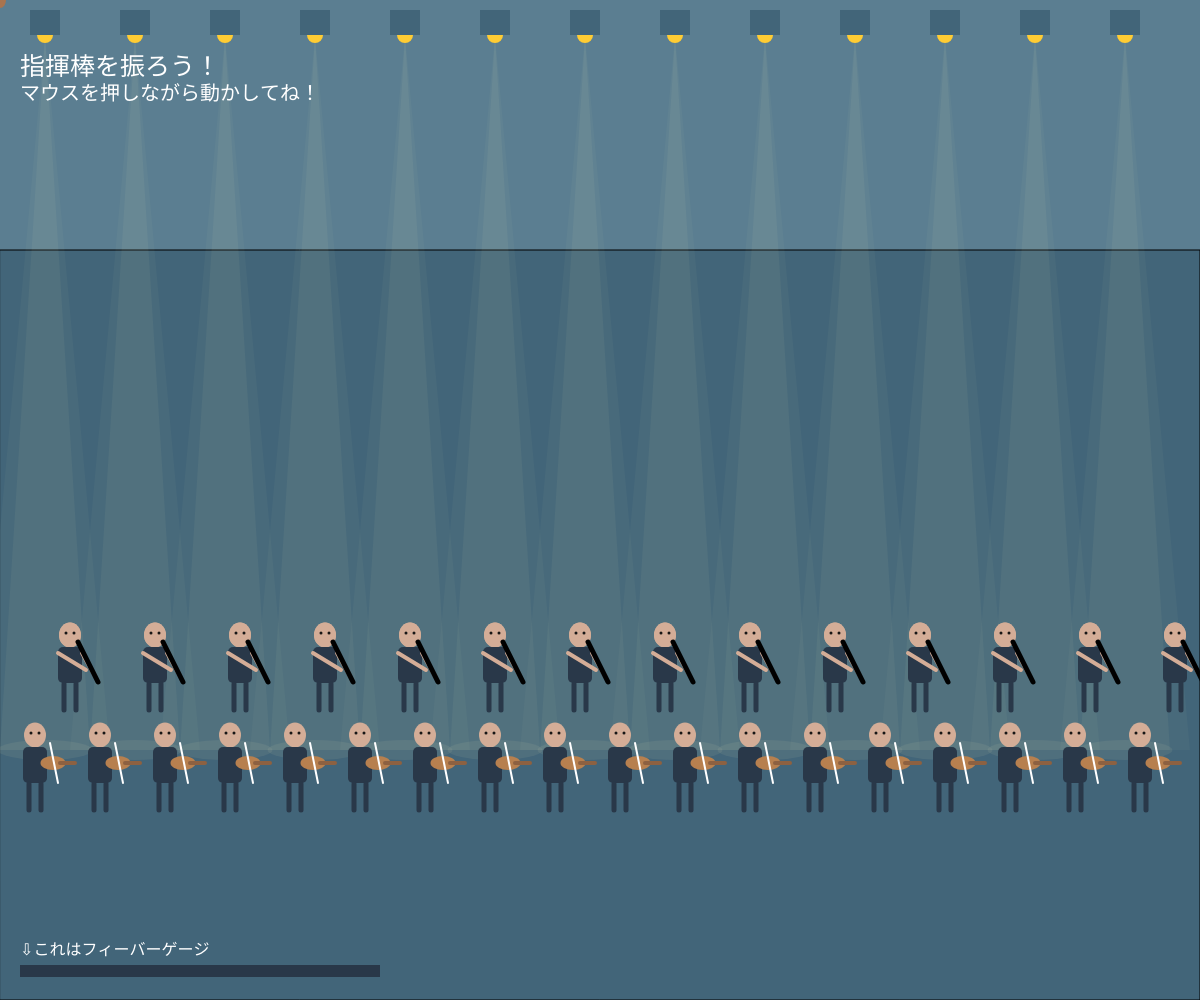
Frame 1 (no input)
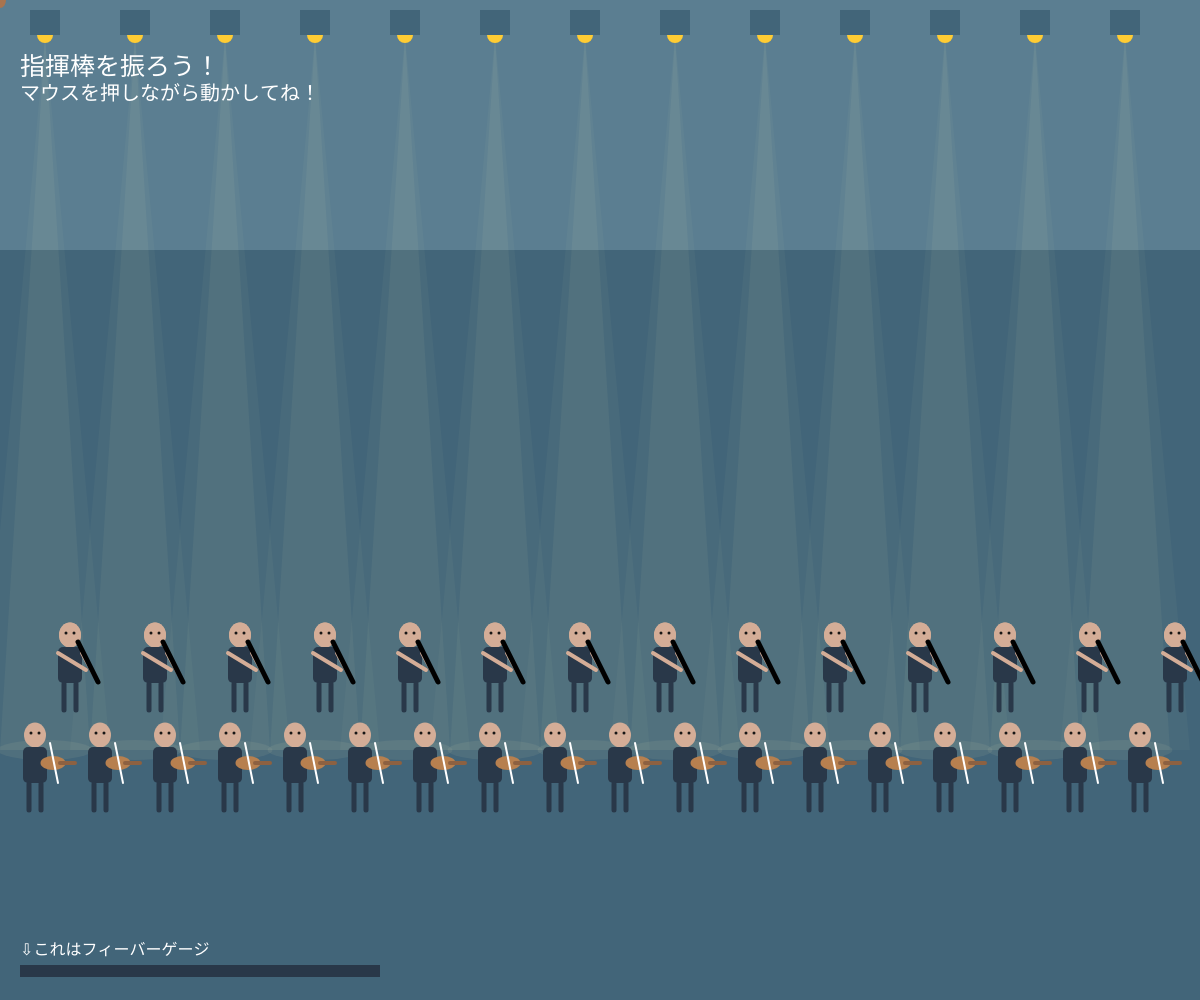
Frame 60 (no input)
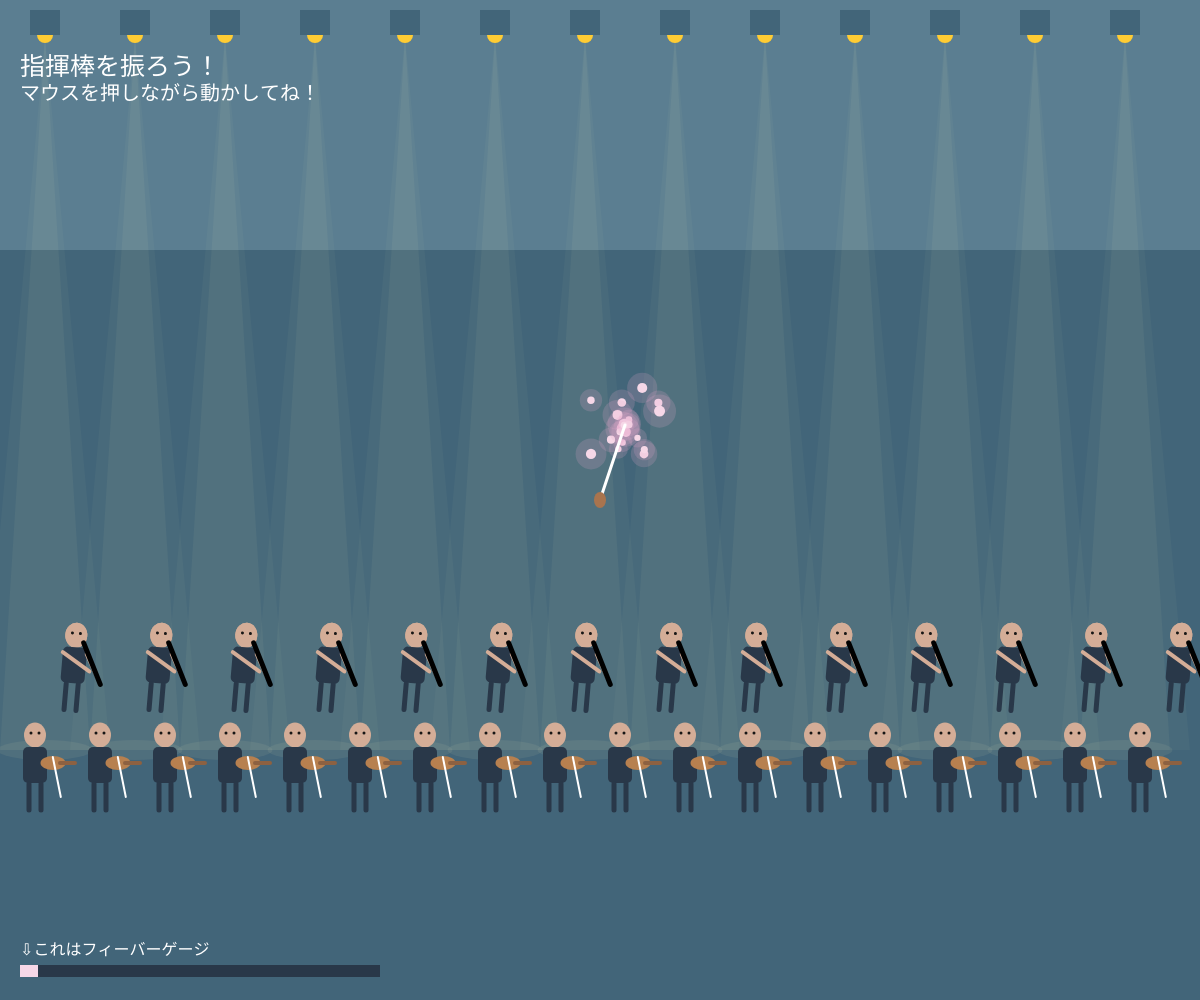
Frame 120 (the mouse pressed at the canvas centre since frame 60)

The p5.js sketch that drew these frames (run headless with seeded random() and noise() and a simulated clock; from frame 60 on, the mouse is pressed at the canvas centre):

// p5.js sketch
// ── sketch.js
// 最終課題を制作しよう
let lights=[];
let bowMove=0;
let moveDistance = 0;
let feverTime = false;
let feverStart = 0;
const feverColors=['#FF76D6','#FFD85A','#7CF7FF','#9E8BFF','#FF8D8D'];

function setup(){
 createCanvas(windowWidth, windowHeight);
}
function windowResized(){
  resizeCanvas(windowWidth, windowHeight);
}

function draw(){
  if(feverTime){
    background('#8DA9BF');
    fill('#6F8DA5');}
    else{
  background('#5b7e91');
  fill('#426579');
    }
  rect(0, height * 1/4, width, height * 3/4);

  drawLights();
  
  if(mouseIsPressed&&frameCount%3==0){
    const light ={
      x:mouseX+25,
      y:mouseY-75,
      size:random(6,12),
      color:'#F6D7E7',
      vx: random(-1,1),
      vy: random(-1,1),
      vanish: frameCount
    };
    if(feverTime){light.color=random(feverColors);}

     lights.push(light);
       if(lights.length>50){lights.shift();}

  }
  if(lights.length > 0 && 
    frameCount - lights[0].vanish >= 90){
  lights.shift();
}
     
  
      
      if(mouseIsPressed){
        bowMove += (mouseY-pmouseY)*0.5;
        bowMove = constrain(bowMove, -14, 14);
      }else{bowMove *= 0.9;}

    //  フィーバータイム導入

    // 指揮棒の移動距離を蓄積していく
if(mouseIsPressed && !feverTime){
  moveDistance +=dist(mouseX,mouseY,pmouseX,pmouseY);
}
// 一定距離でフィーバータイムに移行。
if(moveDistance >= width*13){
  feverTime=true;
  feverStart =frameCount;
  moveDistance=0;
  for(let i=0;i<25;i++){
  const light ={
      x:mouseX+25,
      y:mouseY-75,
      size:random(8,15),
      color:'#FFE29A',
      vx: random(-5,5),
      vy: random(-5,5),
      vanish: frameCount
  };
  lights.push(light);
}
}

// 一定時間で終了
if(feverTime && frameCount-feverStart>=600)
{feverTime=false;

}
if(feverTime){
// 大太鼓
drawBD(width*3/10,height*2/5);
drawBD(width*6.75/10,height*2/5);
// シンバル
drawCym(width*2/5,height*2/5);
drawCym(width*3/5,height*2/5);
// ティンパニ
drawPercussion(width/2,height*2/5);
// 金管
for(let i=95;i<width;i+=105){ 
drawbrass(i,height*3/5);} 

}
// 木管
for(let i=70;i<width;i+=85){
drawWoodwind(i,height*3.5/5); 
   } 
  
  //  ヴァイオリン
for(let i=35;i<width;i+=65){
drawViolinist(i,height*4/5);
}

push();

if(!feverTime){
noStroke();
fill('#FFFFFF');
textSize(25);
text('指揮棒を振ろう！',20,75);
textSize(20);
text('マウスを押しながら動かしてね！',20,100)
}
if(feverTime&&frameCount-feverStart<90){
  textAlign(CENTER,CENTER);
  textSize(width/10);
  fill('#FFD85A');
  stroke('#293849');
  strokeWeight(3);
  text('ふぃ〜ば〜！！！！！',width/2,height/3);

}

pop();

fill('#FFFFFF');
textSize(16);
text('⇩これはフィーバーゲージ',20,height-45)

for(let i=0;i<lights.length;i++){
        let l=lights[i];
          l.x += l.vx;
          l.y += l.vy;
        noStroke();
        fill(230, 169, 202, 50);
        ellipse(l.x, l.y, l.size * 3);
        fill(l.color);
        ellipse(l.x,l.y,l.size);
      
      }

  // 指揮棒
  drawBaton();

  // フィーバーゲージ作成
  noStroke();
  fill('#293849');
  rect(20,height-35,360,12);
  // フィーバーゲージの中身
  if(feverTime){
    fill('#FFD85A');
    rect(20,height-35,360*(600-(frameCount-feverStart))/600,12);
  }else{
    fill('#F6D7E7')
    rect(20,height-35,360*moveDistance/(width*13),12);
  }

  
  
}












// 以下、必要なものを置いておく。
function drawLights(){
  let lightPower =1;
  if(feverTime){
    lightPower=3;
  }

  for(let i=45;i<width;i +=90){
    
    noStroke();
    // 外側ライト
    fill(255, 240, 180, 8*lightPower);
    triangle(i,35,i-65,height*3.75/5,i+65,height*3.75/5);
    // 内側ライト
    fill(255, 240, 180, 12*lightPower);
    triangle(i,35,i-45,height*3.75/5,i+45,height*3.75/5);
    // 地面ライト
    fill(255, 240, 180, 18*lightPower);
    ellipse(i,height*3.75/5,95,20);
    // 電球
    fill('#ffcc33');
    ellipse(i,35,16,16);
    // 本体
    fill('#426579');
    rect(i - 15, 10, 30, 25);
    
  }
}
  function drawBaton(){
    push();
    // 棒
    stroke('#ffffff');
    strokeWeight(3);
    line(mouseX,mouseY,mouseX+25,mouseY-75);
    // グリップ
    noStroke();
    fill('#A9744E');
    ellipse(mouseX,mouseY,12,16);

    pop();
  }
  function drawViolinist(x,y){

    push();
    noStroke();
    // 顔
    fill('#D4AD97');
    ellipse(x,y-65,22,25);
    fill('#171615');
    ellipse(x-4,y-67,3);
    fill('#171615');
    ellipse(x+4,y-67,3);

    

    if(feverTime){fill('#f70808');ellipse(x,y-60,3,5);}else{
    stroke('#f70808');
    strokeWeight();
    line(x-4,y-60,x+4,y-60);}

    

    
    // 身体
    noStroke();
    fill('#293849');
    rect(x-12,y-53,24,36,5);
    // 足
    stroke('#293849');
    strokeWeight(5);
    line(x-6,y-16,x-6,y+10);
    line(x+6,y-16,x+6,y+10);
    // ヴァイオリン
    noStroke();
    fill('#B7804F');
    ellipse(x+18,y-37,25,14);
    // ヴァイオリンのネック
    stroke('#8D6141');
    strokeWeight(4);
    line(x+25,y-37,x+40,y-37);
    // 弓
    stroke('#FFFFFF');
    strokeWeight(2);
    line(x+15+bowMove*0.2,y-57+bowMove,x+23+bowMove*0.2,y-17+bowMove);
    pop();


  }

  function drawWoodwind(x,y){
    push();
    // 足元を中心にして体を揺らしたい
    // 回転の中心を奏者の足元へ移動
    translate(x,y+10);
    // 身体全体を少し傾ける。
    rotate(bowMove*0.006);
    // 基準を元に戻す。
    translate(-x,-y-10);

    noStroke();


    // 顔
    fill('#D4AD97');
    ellipse(x,y-65,22,25);
    fill('#D4AD97');
    ellipse(x,y-65,22,25);
    fill('#171615');
    ellipse(x-4,y-67,3);
    fill('#171615');
    ellipse(x+4,y-67,3);

    

    if(feverTime){fill('#f70808');ellipse(x,y-60,3,5);}else{
    stroke('#f70808');
    strokeWeight();
    line(x-4,y-60,x+4,y-60);}
     // 身体
     noStroke();
    fill('#293849');
    rect(x-12,y-53,24,36,5);
    // 足
    stroke('#293849');
    strokeWeight(5);
    line(x-6,y-16,x-6,y+10);
    line(x+6,y-16,x+6,y+10);
    // 手
    stroke('#D4AD97')
    strokeWeight(4);
    line(x-12,y-47,x+16,y-30);
    line(x+12,y-47,x+25,y-24)
    // 楽器
    stroke('#000000');
    strokeWeight(5);
    line(x+8,y-58,x+28,y-18);
    pop();
  }






  function drawbrass(x,y){
    push();
    noStroke();
    // 顔
    fill('#D4AD97');
    ellipse(x,y-65,22,25);
    fill('#D4AD97');
    ellipse(x,y-65,22,25);
    fill('#171615');
    ellipse(x-4,y-67,3);
    fill('#171615');
    ellipse(x+4,y-67,3);

    
    if(feverTime){fill('#f70808');ellipse(x,y-60,3,5);}else{
    stroke('#f70808');
    strokeWeight();
    line(x-4,y-60,x+4,y-60);}
     // 身体
     noStroke();
    fill('#293849');
    rect(x-12,y-53,24,36,5);
    // 足
    stroke('#293849');
    strokeWeight(5);
    line(x-6,y-16,x-6,y+10);
    line(x+6,y-16,x+6,y+10);
    // 手
    stroke('#D4AD97');
    strokeWeight(4);
    line(x-12,y-45,x+19,y-55);
    line(x+12,y-45,x+27,y-55);
    push()
     
    // 動き
    translate(x+9,y-58);
    rotate(bowMove*0.02);
    stroke('#E8BE60');
    // 管
    strokeWeight(5);
    line(0,0,30,0);
    // ベル
    noStroke()
    fill('#FFD875');
    triangle(28,0,45,-10,45,10);
    // ピストン
    stroke('#FFF0B5');
    strokeWeight(2);
    line(13,-2,13,-10);
    line(19,-2,19,-10);
    line(25,-2,25,-10);
    pop();
    pop();
  }

  function drawPercussion(x,y){
    push();
    noStroke();
    // 顔
  fill('#D4AD97');
  ellipse(x,y-65,22,25);
  fill('#D4AD97');
    ellipse(x,y-65,22,25);
    fill('#171615');
    ellipse(x-4,y-67,3);
    fill('#171615');
    ellipse(x+4,y-67,3);

    

    if(feverTime){fill('#f70808');ellipse(x,y-60,3,5);}else{
    stroke('#f70808');
    strokeWeight();
    line(x-4,y-60,x+4,y-60);}
  // 身体
  noStroke();
   fill('#293849');
    rect(x-12,y-53,24,36,5);
    // 足
    stroke('#293849');
    strokeWeight(5);
    line(x-6,y-16,x-6,y+10);
    line(x+6,y-16,x+6,y+10);

    // ティンパニ2台
    for(let i=-28;i<=28;i+=56){
    noStroke();
    fill('#AE7555');
    ellipse(x+i,y+1,43,34);
    fill('#DFD0B5');
    ellipse(x+i,y-14,47,12);}
    // 腕
     stroke('#D4AD97');
     strokeWeight(4);
     line(x-10,y-44,x-13,y-31);
     line(x+10,y-44,x+13,y-31);
    //マレット
    push();
    translate(x-13,y-31);
    rotate(bowMove*0.025);
    stroke('#E8D8BD');
    strokeWeight(3);
    line(0,0,-16,10);

    noStroke();
    fill('#FFFFFF');
    ellipse(-16,10,8,8);
    pop();

    push();
    translate(x+13,y-31);
    rotate(bowMove*0.025);
    stroke('#E8D8BD');
    strokeWeight(3);
    line(0,0,16,10);

    noStroke();
    fill('#FFFFFF');
    ellipse(16,10,8,8);
    pop();

    pop();


  }
  function drawCym(x,y){
    push();
    noStroke();
    // 顔
    fill('#D4AD97');
    ellipse(x,y-65,22,25);
    fill('#D4AD97');
    ellipse(x,y-65,22,25);
    fill('#171615');
    ellipse(x-4,y-67,3);
    fill('#171615');
    ellipse(x+4,y-67,3);

    
    if(feverTime){fill('#f70808');ellipse(x,y-60,3,5);}else{
    stroke('#f70808');
    strokeWeight();
    line(x-4,y-60,x+4,y-60);}
     // 身体
     noStroke();
    fill('#293849');
    rect(x-12,y-53,24,36,5);
    // 足
    stroke('#293849');
    strokeWeight(5);
    line(x-6,y-16,x-6,y+10);
    line(x+6,y-16,x+6,y+10);
    // 腕
    stroke('#D4AD97');
     strokeWeight(4);
     line(x-12,y-44,x-18+bowMove,y-35);
     line(x+12,y-44,x+18-bowMove,y-35);

    //シンバル
    noStroke();
    fill('#E8BE60');
    ellipse(x-18+bowMove,y-35,10,25);
    ellipse(x+18-bowMove,y-35,10,25);

    pop();
  }
  function drawBD(x,y){
    push();
  noStroke();

  // 顔
  fill('#D4AD97');
  ellipse(x,y-65,22,25);
  ellipse(x,y-65,22,25);
    fill('#171615');
    ellipse(x-4,y-67,3);
    fill('#171615');
    ellipse(x+4,y-67,3);

    

    if(feverTime){fill('#f70808');ellipse(x,y-60,3,5);}else{
    stroke('#f70808');
    strokeWeight();
    line(x-4,y-60,x+4,y-60);}

  // 身体
  fill('#293849');
  rect(x-12,y-53,24,36,5);

  // 足
  stroke('#293849');
  strokeWeight(5);
  line(x-6,y-16,x-6,y+10);
  line(x+6,y-16,x+6,y+10);

  // 腕
  stroke('#D4AD97');
  strokeWeight(4);
  line(x+10,y-44,x+18,y-32);

  // 大太鼓
  stroke('#6B4A3A');
  strokeWeight(3);
  fill('#A9744E');
  ellipse(x+42,y-20,42,42);

  fill('#DFD0B5');
  ellipse(x+42,y-20,30,30);

  // 脚
  stroke('#6B4A3A');
  strokeWeight(3);
  line(x+30,y-2,x+24,y+12);
  line(x+54,y-2,x+60,y+12);

  // マレット
  push();
  translate(x+18,y-32);
  rotate(-bowMove*0.03);
  stroke('#E8D8BD');
  strokeWeight(3);
  line(0,0,18,10);

  noStroke();
  fill('#FFFFFF');
  ellipse(18,10,8,8);
  pop();
  pop();
  }



 
